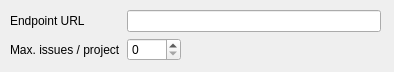
<?xml version="1.0" encoding="UTF-8"?>
<ui version="4.0">
 <class>SettingsForm</class>
 <widget class="QWidget" name="SettingsForm">
  <property name="geometry">
   <rect>
    <x>0</x>
    <y>0</y>
    <width>394</width>
    <height>72</height>
   </rect>
  </property>
  <widget class="QWidget" name="formLayoutWidget">
   <property name="geometry">
    <rect>
     <x>10</x>
     <y>10</y>
     <width>371</width>
     <height>51</height>
    </rect>
   </property>
   <layout class="QFormLayout" name="formLayout">
    <property name="fieldGrowthPolicy">
     <enum>QFormLayout::ExpandingFieldsGrow</enum>
    </property>
    <item row="0" column="0">
     <widget class="QLabel" name="endpointLabel">
      <property name="text">
       <string>Endpoint URL</string>
      </property>
     </widget>
    </item>
    <item row="0" column="1">
     <widget class="KLineEdit" name="kcfg_endpoint"/>
    </item>
    <item row="1" column="0">
     <widget class="QLabel" name="limitLabel">
      <property name="text">
       <string>Max. issues / project</string>
      </property>
     </widget>
    </item>
    <item row="1" column="1">
     <widget class="KIntSpinBox" name="kcfg_limit">
      <property name="maximum">
       <number>1000</number>
      </property>
     </widget>
    </item>
   </layout>
  </widget>
 </widget>
 <customwidgets>
  <customwidget>
   <class>KIntSpinBox</class>
   <extends>QSpinBox</extends>
   <header>knuminput.h</header>
  </customwidget>
  <customwidget>
   <class>KLineEdit</class>
   <extends>QLineEdit</extends>
   <header>klineedit.h</header>
  </customwidget>
 </customwidgets>
 <resources/>
 <connections/>
</ui>
